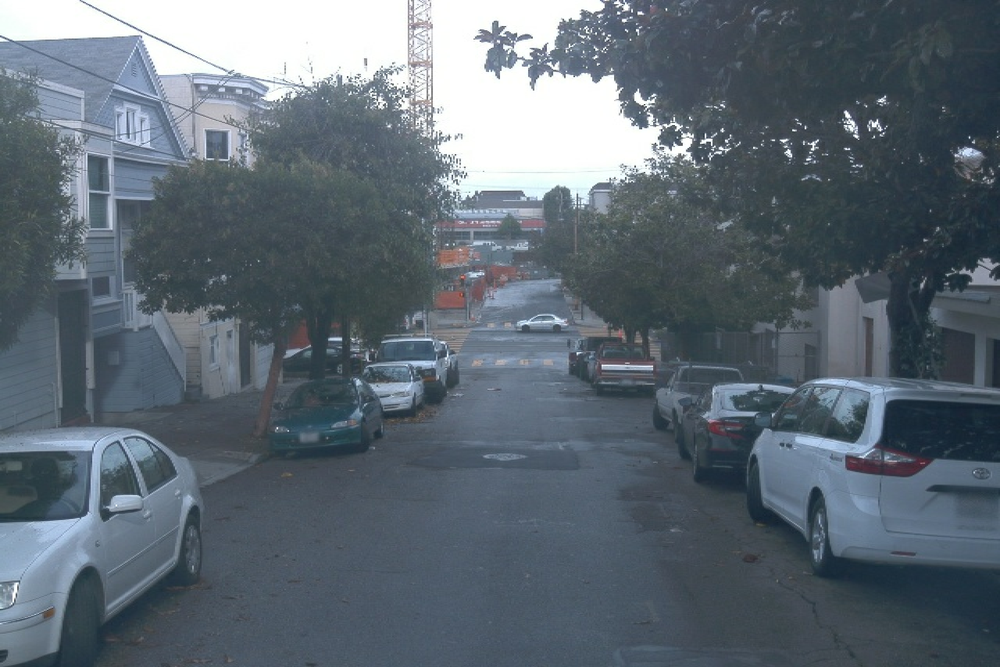
#> input picture Project 4 - Image Manipulation/data/images/segment-12208410199966712301_4480_000_4500_000_with_camera_labels_79.png, 1000 x 667 px, shrunk from 1920 x 1280 before the run; its folder holds only this picture in this run
$ python masking_bounding_boxes.py
#> lines starting #> are read from the running program, lines starting #| are printed output that depends on the picture; after the words box and inside, x2 and y2 are one past the last pixel; in counts of white or black regions, pixels touching at a corner belong together
import glob
import os
import json
import matplotlib.pyplot as plt
import numpy as np
from PIL import Image
import matplotlib.patches as patches


def get_data():
    """Simple wrapper function to get data"""
    with open('data/ground_truth.json') as f:
#> (reads Project 4 - Image Manipulation/data/ground_truth.json from the repository)
        ground_truth = json.load(f)
    return ground_truth


def create_mask(path, color_threshold):
    """
    Create a binary mask of an image using a color threshold
    Args:
        path [str]: path to image file
        color_threshold [array]: 1x3 array of RGB value
    Returns:
        img [array]: RGB image array
        mask [array]: binary array
    """
    img = np.array(Image.open(path).convert('RGB'))
#> img is the input picture: shape (667, 1000, 3); mean R, G, B 94.3, 105.7, 115.6
    R, G, B = img[..., 0], img[..., 1], img[..., 2]
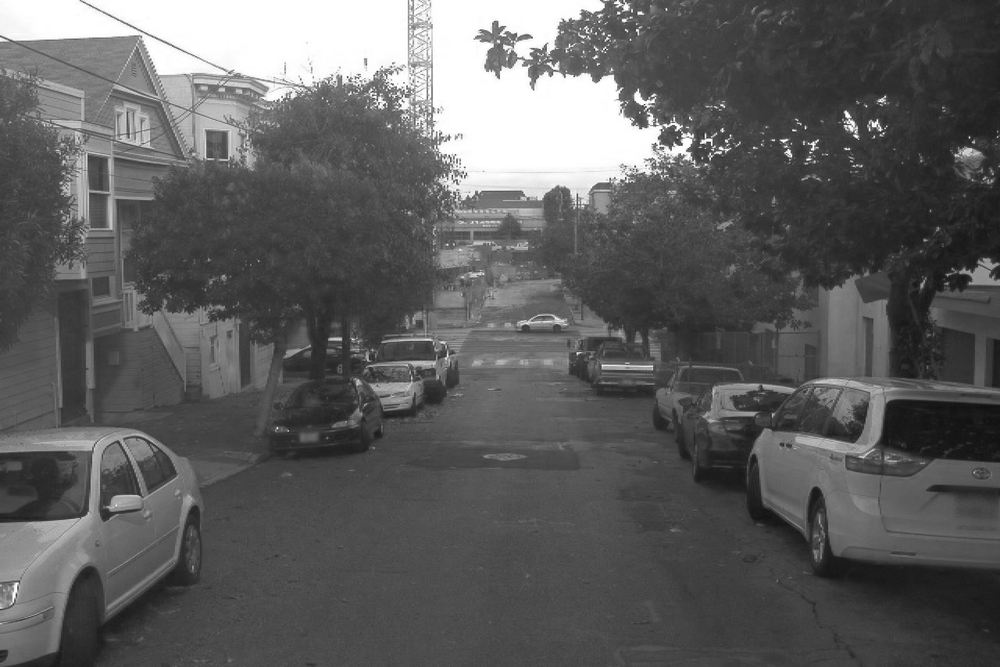
#> R: shape (667, 1000); min 16, max 255, mean 94.3
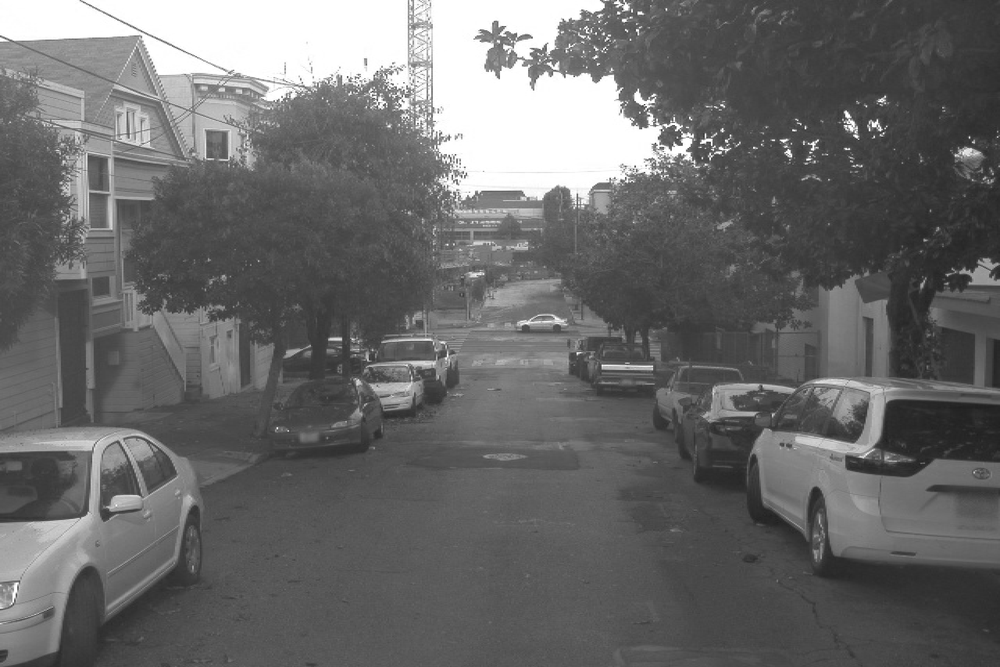
#> G: shape (667, 1000); min 30, max 255, mean 105.7
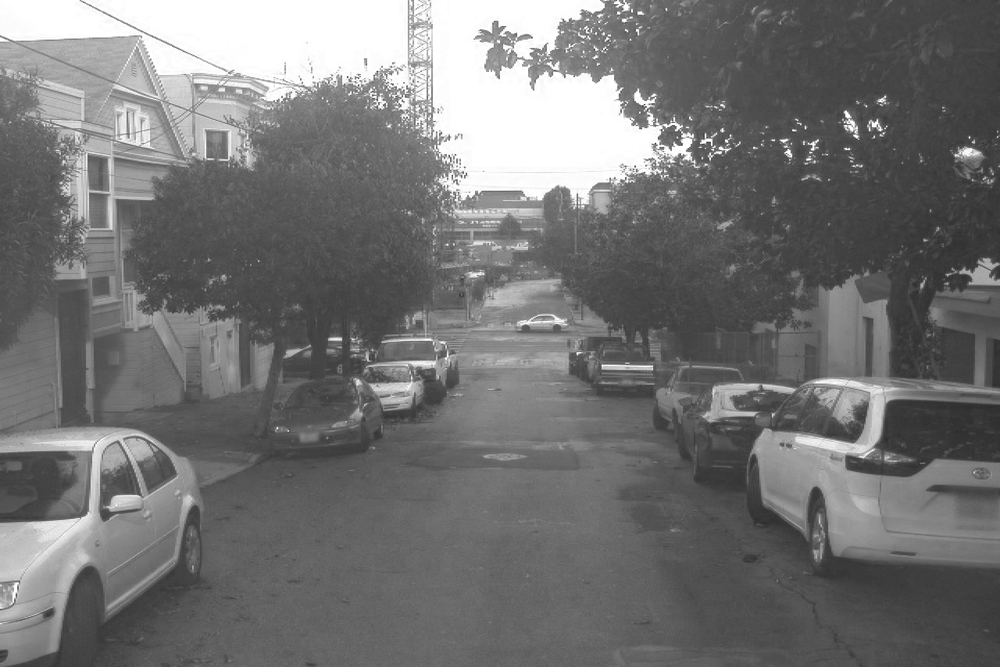
#> B: shape (667, 1000); min 41, max 255, mean 115.6
    rt, gt, bt = color_threshold
    mask = (R > rt) & (G > gt) & (B > bt)
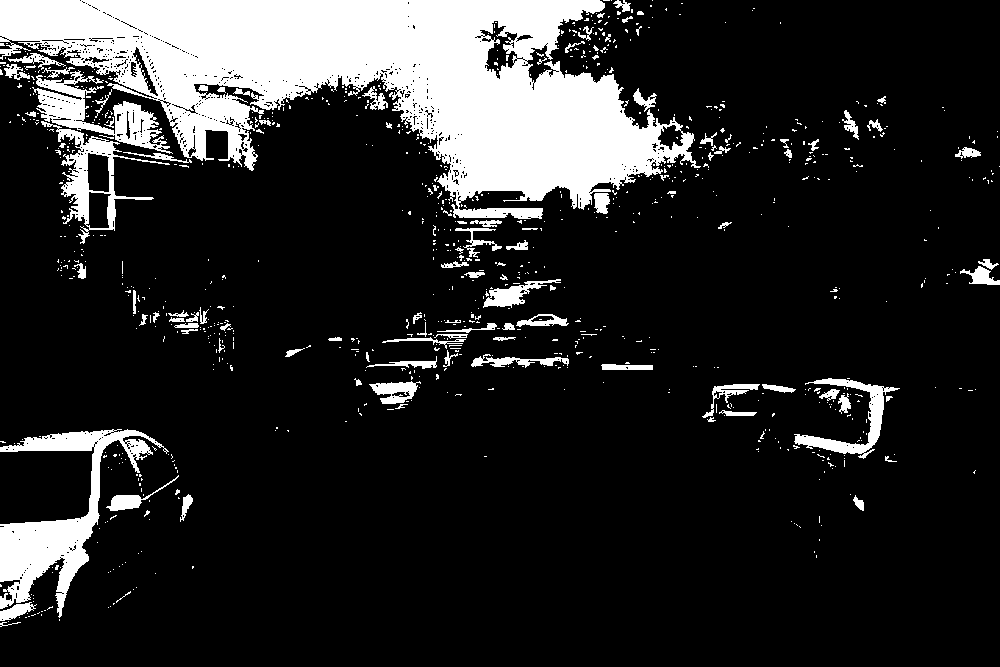
#> mask: shape (667, 1000) bool; 15.8% white; 925 white regions (821 under 20 px), largest, box (x1, y1, x2, y2) and area: (0, 0, 701, 219) 73831, (0, 429, 169, 618) 8551, (32, 70, 173, 154) 3678
    return img, mask

def draw_bb(ax, cl, bb, colormap, class_labels):
    y1, x1, y2, x2 = bb
    rec = patches.Rectangle((x1, y1), x2 - x1, y2 - y1, facecolor='none',
                            edgecolor=colormap[cl], label='Ground Truth')
    ax.add_patch(rec)
    ax.text(x1, y1, class_labels[cl], color='white', fontsize=8,
            bbox=dict(facecolor=colormap[cl], edgecolor=colormap[cl], pad=0, alpha=0.7))

def mask_and_display(img, mask, save_path, save=False, show=False):
    """
    Display 3 plots next to each other: image, mask and masked image
    and save the masked image
    Args:
        img [array]: HxWxC image array
        mask [array]: HxW mask array
        save_path [str]: path to save the masked image
    """
#> called with save = False, show = True
    gtdic = {}
    for gt in ground_truth:
        gtdic[gt['filename']] = gt

    # Color mapping of classes
    colormap = {1: [1, 0, 0], 2: [0, 1, 0], 4: [0, 0, 1]}
    class_labels = {2: 'Pedestrian', 1: 'Vehicle', 4: 'Prediction'}

    masked_image = img * np.stack([mask] * 3, axis=2)
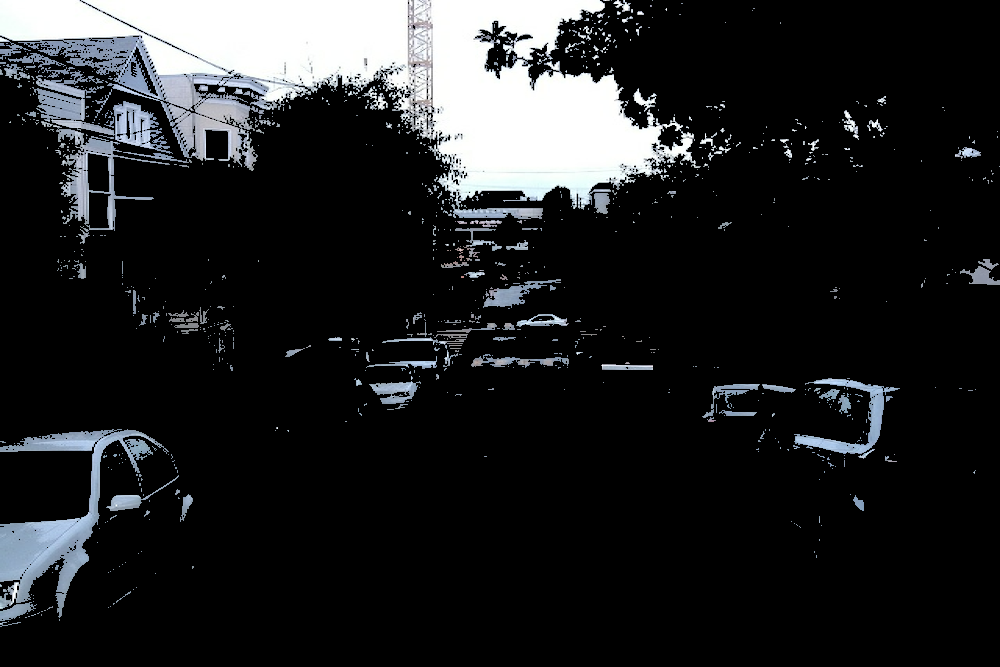
#> masked_image: shape (667, 1000, 3); mean R, G, B 32.9, 34, 35.3
    fig, ax = plt.subplots(1, 3, figsize=(15, 10))
    ax[0].imshow(img)
    ax[0].set_title('Original RGB Image')
    ax[1].imshow(mask)
    ax[1].set_title('The binary mask')
    ax[2].imshow(masked_image)
    ax[2].set_title('The masked RGB Image')

    # Draw bounding boxes
    filename = os.path.basename(save_path)
    if filename in gtdic:
        bboxes = gtdic[filename]['boxes']
        classes = gtdic[filename]['classes']
        for cl, bb in zip(classes, bboxes):
            [draw_bb(ax[i], cl, bb, colormap, class_labels) for i in range(0,3)]


    # Save the masked image
    if save:
        plt.savefig(save_path)
    if show:
        plt.show()
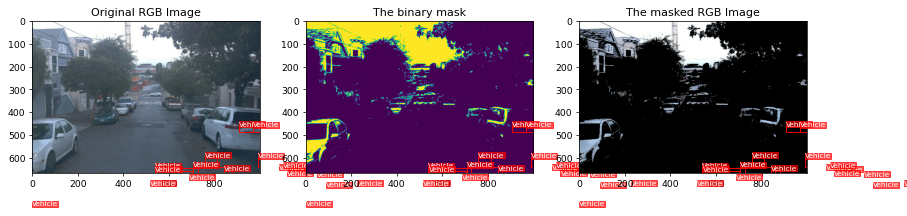
#> figure drawn by matplotlib, 3 panels


if __name__ == '__main__':
    directory = './data/images/*.png'
    color_threshold = [128, 128, 128]
    output_directory = './data/output'
    ground_truth = get_data()

    # Create the output directory if it doesn't exist
    os.makedirs(output_directory, exist_ok=True)

    # Get the list of image files in the directory
    file_list = glob.glob(directory)

    # Iterate over the files and process each image
    for file_path in file_list:
        # Generate the mask and display the image
        img, mask = create_mask(file_path, color_threshold)

        # Generate the save path for the masked image
        file_name = os.path.basename(file_path)
        save_path = os.path.join(output_directory, file_name)

        # Mask and display the image, and save the masked image
        mask_and_display(img=img, mask=mask, save_path=save_path, save=False, show=True)
